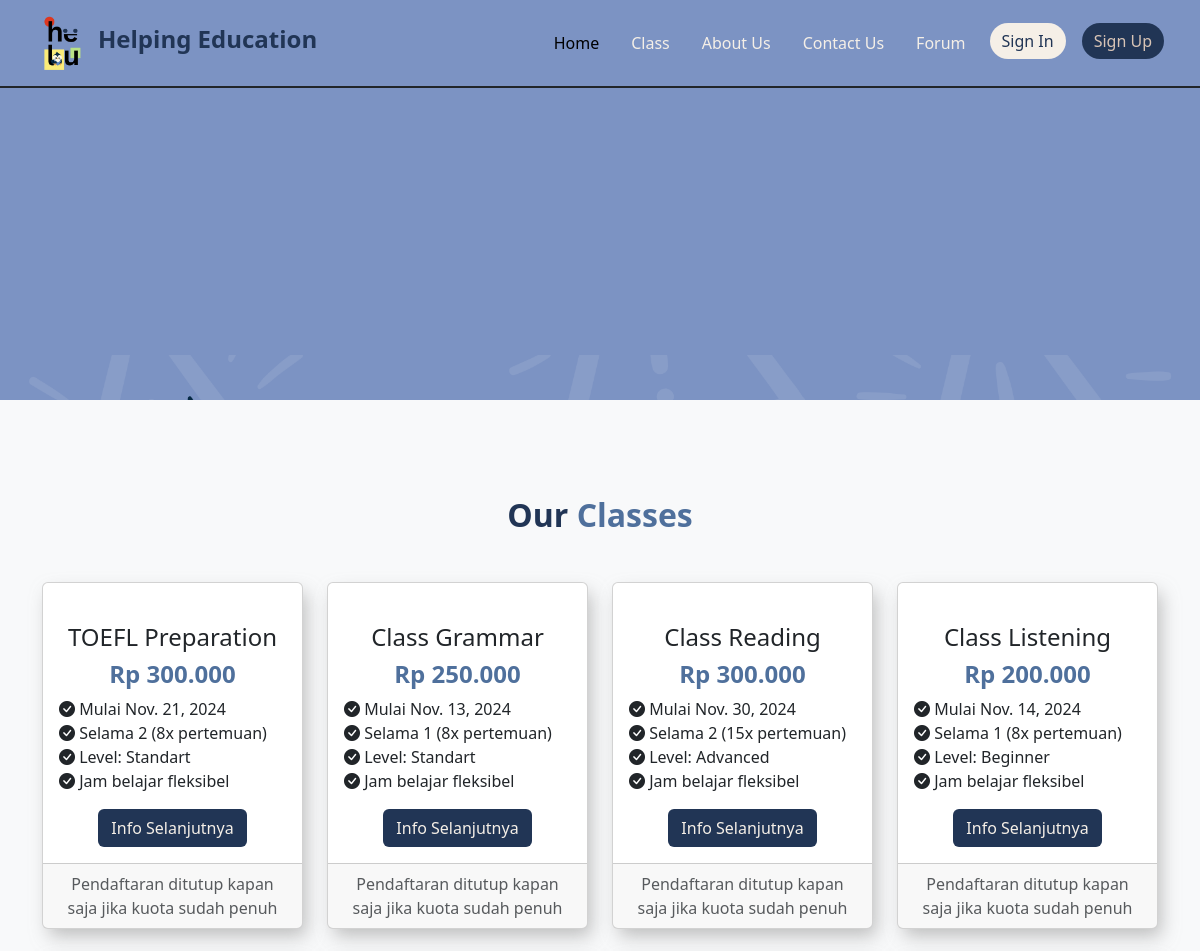
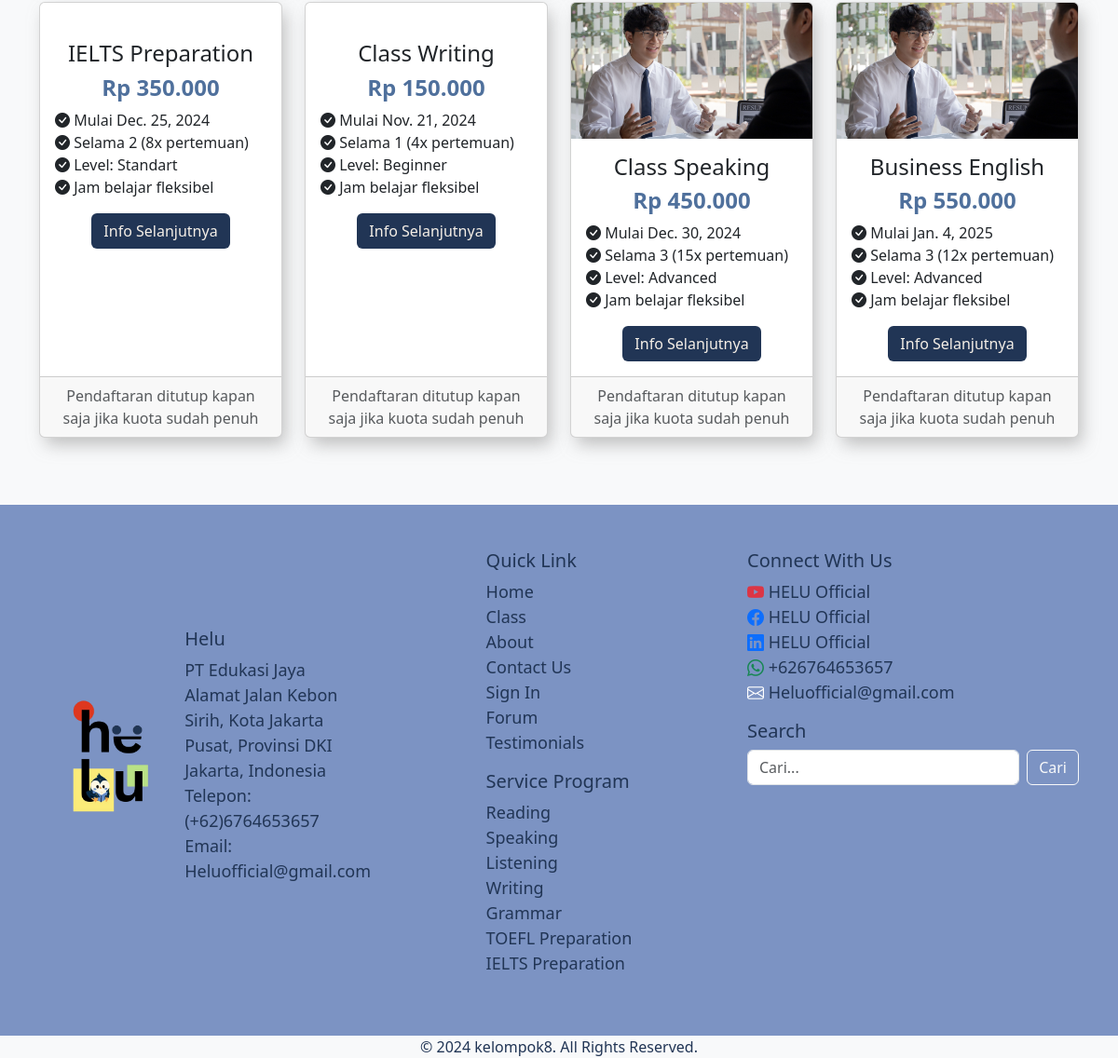
Page /classPage/ on the committed database (2 pictures, top to bottom).
### classPage/models.py (models this page shows, shortened)
class Classpages(models.Model):
    BEGINNER = 'Beginner'
    INTERMEDIATE = 'Standart'
    ADVANCED = 'Advanced'
    LEVEL_CHOICES = [
        (BEGINNER, 'Beginner'),
        (INTERMEDIATE, 'Standart'),
        (ADVANCED, 'Advanced'),
    ]
    title = models.CharField(max_length=100)
    price = models.DecimalField(max_digits=10, decimal_places=3)
    start_date = models.DateField()
    duration = models.IntegerField()  # Durasi dalam bulan
    sessions = models.IntegerField()  # Jumlah pertemuan
    level = models.CharField(max_length=50, choices=LEVEL_CHOICES, default=BEGINNER)
    image_url = models.CharField(max_length=255)
    url_slug = models.CharField(max_length=50,)  # Default URL slug

### classPage/views.py (the view)
# urls.py: path('', views.class_page, name='class_page'),
def class_page(request):
    classpages = Classpages.objects.all()
    context = {
        'title': 'Class Helu',
        'bannerClass': static('images/AboutUs.png'),
        'classes': classpages,
        }
    return render (request,'class.html', context)

### classPage/context_processors.py (called while the page is built)
def global_testimonials(request):
    return {
        'global_testimonials': Testimonial.objects.all()
    }

### templates/class.html (shortened to what this page needs)
{%extends 'base.html'%}
{%load static%}
{%block head%}
<link rel="stylesheet" href="{%static 'css/class.css'%}">
{%endblock head%}
{%block content%}
  <section class="parallax bg-medium-dark " style="background-image: url('{{bannerClass}}')";>
      <div class="parallax-item position-fixed">
          <h1 class="typing-effect2"></h1>
      </div>
  </section>
  <main class="position-relative z-2">
  <section id="classes" class="py-5 bg-light ">
    <div class="container mt-5">
      <h2 class="text-center fw-bold mb-5 color-dark">Our <span class="color-medium-dark">Classes</span></h2>
      <div class="row ">
        {% for classpages in classes %}
        <div class="col-lg-3 col-md-6 mb-4">
            <div class="card h-100 text-center" id="hover-pilih-kelas">
                <div class="overflow-hidden">
                    <img src="{% static 'images/' %}{{ classpages.image_url }}" class="card-img-top" alt="{{ class.title }}">
                </div>
                <div class="card-body">
                    <h4 class="card-title">{{ classpages.title }}</h4>
                    <h4 class="color-medium-dark fw-bold">Rp {{ classpages.price }}</h4>
                    <ul class="list-unstyled text-start">
                        <li><i class="bi bi-check-circle-fill"></i> Mulai {{ classpages.start_date }}</li>
                        <li><i class="bi bi-check-circle-fill"></i> Selama {{ classpages.duration }} ({{ classpages.sessions }}x pertemuan)</li>
                        <li><i class="bi bi-check-circle-fill"></i> Level: {{ classpages.level }}</li>
                        <li><i class="bi bi-check-circle-fill"></i> Jam belajar fleksibel</li>
                    </ul>
                    <a href="{% url 'classPage:class_detail' classpages.url_slug %}" class="no-hover btn bg-dark1 color-light btn-class-info">Info Selanjutnya</a>
                </div>
                <div class="card-footer text-muted">
                    Pendaftaran ditutup kapan saja jika kuota sudah penuh
                </div>
            </div>
        </div>
        {% endfor %}
      </div>
    </div>
  </section>
{%endblock content%}

### static/css/custom.css (style rules this page uses)
body { background-color: #fff; }
.bg-dark1 { background-color: #213555; }
.bg-medium-dark { background-color: #7C93C3; }
.color-dark { color: #213555; }
.color-light { color: #f5efe7; }
.color-medium-dark { color: #4f709c; }
#hover-pilih-kelas { transition: all 0.3s ease; }

### static/css/class.css (style rules this page uses)
.parallax { height: 65vh; background-attachment: fixed; background-position: 70% 25%; background-repeat: no-repeat; background-size: contain; display: flex; justify-content: center; align-items: center; position: relative; }
.parallax-item { position: absolute; top: 37%; left: 30%; transform: translateY(-50%); z-index: 1; }
.parallax-item h1 { color: white; font-size: 4em; font-family: 'Trebuchet MS', 'Lucida Sans Unicode', 'Lucida Grande', 'Lucida Sans', Arial, sans-serif; font-weight: bold; padding: 10px; z-index: inherit; }
.card { box-shadow: 5px 9px 18px -2px rgba(156,156,156,0.64); transition: all 0.3s ease; }
@media only screen and (max-width: 1200px) { .parallax { height: 50vh; background-position: 70% 20%; background-size: contain; } }

### rows in the picture
Classpages: title "TOEFL Preparation", price "300.000", start_date "Nov. 21, 2024", duration "2", sessions "8", level "Standart"
Classpages: title "Class Grammar", price "250.000", start_date "Nov. 13, 2024", duration "1", sessions "8", level "Standart"
Classpages: title "Class Reading", price "300.000", start_date "Nov. 30, 2024", duration "2", sessions "15", level "Advanced"
Classpages: title "Class Listening", price "200.000", start_date "Nov. 14, 2024", duration "1", sessions "8", level "Beginner"
Classpages: title "IELTS Preparation", price "350.000", start_date "Dec. 25, 2024", duration "2", sessions "8", level "Standart"
Classpages: title "Class Writing", price "150.000", start_date "Nov. 21, 2024", duration "1", sessions "4", level "Beginner"
Classpages: image_url (picture), title "Class Speaking", price "450.000", start_date "Dec. 30, 2024", duration "3", sessions "15", level "Advanced"
Classpages: image_url (picture), title "Business English", price "550.000", start_date "Jan. 4, 2025", duration "3", sessions "12", level "Advanced"
